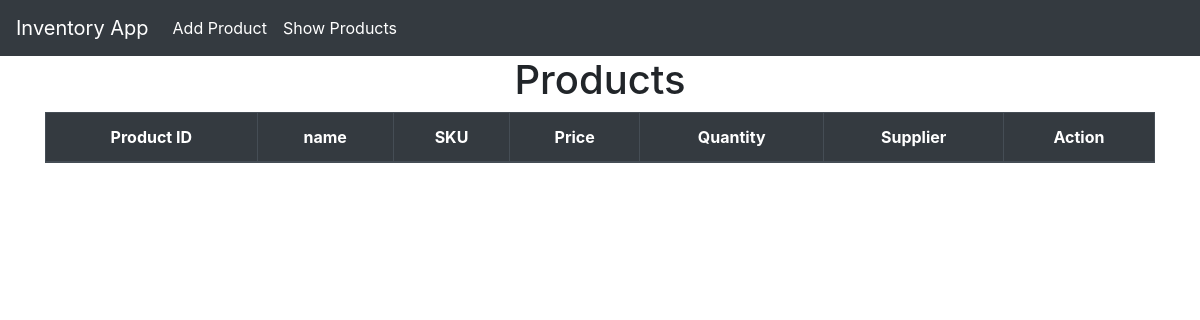
The page /list/ on the database as committed earlier.
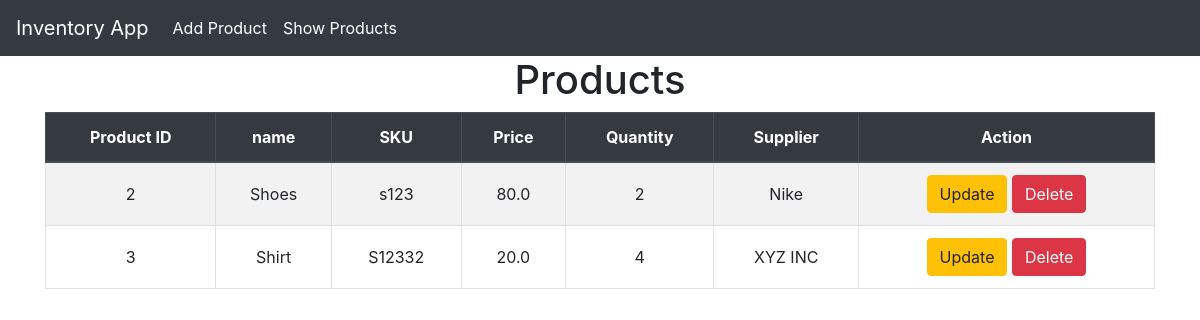
The same page on the database as committed later.
### invApp/models.py (models this page shows, shortened)
class Product(models.Model):
    product_id = models.AutoField(primary_key=True)
    name = models.CharField(max_length=100)
    sku = models.CharField(max_length=50, unique=True)
    price = models.FloatField()
    quantity = models.IntegerField()
    supplier = models.CharField(max_length=100)

### invApp/views.py (the view)
# urls.py: path('list/', views.product_list_view, name="product_list"),
def product_list_view(request):
    products = Product.objects.all()
    return render(request, 'invApp/product_list.html', {'products':products})

### invApp/templates/invApp/product_list.html (shortened to what this page needs)
{% extends "invApp/gen_layout.html" %}
{% block content %}
    <h1 class="text-center">Products</h1>
    <table class="table table-bordered table-striped text-center">
        <thead class="thead-dark">
            <tr>
                <th>Product ID</th>
                <th>name</th>
                <th>SKU</th>
                <th>Price</th>
                <th>Quantity</th>
                <th>Supplier</th>
                <th>Action</th>
            </tr>
        </thead>
        <tbody>
            {% for product in products %}
                <tr>
                    <td>{{ product.product_id }}</td>
                    <td>{{ product.name }}</td>
                    <td>{{ product.sku }}</td>
                    <td>{{ product.price }}</td>
                    <td>{{ product.quantity }}</td>
                    <td>{{ product.supplier }}</td>
                    <td>
                        <a href="{% url 'product_update' product.product_id %}"
                           class="btn btn-warning">Update</a>
                        <a href="{% url 'product_delete' product.product_id %}"
                           class="btn btn-danger">Delete</a>
                    </td>
                </tr>
            {% endfor %}
        </tbody>
    </table>
{% endblock content %}

### invApp/templates/invApp/gen_layout.html (shortened to what this page needs)
<!DOCTYPE html>
<html lang="en">
    <head>
        <link href="https://cdn.jsdelivr.net/npm/bootstrap@4.5.2/dist/css/bootstrap.min.css"
              rel="stylesheet" />
    </head>
    <body>
        <nav class="navbar navbar-expand-lg navbar-dark fixed-top">
            <a href="{% url 'home' %}" class="navbar-brand">Inventory App</a>
            <div class="collapse navbar-collapse" id="navbarNav">
                <ul class="navbar-nav">
                    <li class="nav-item">
                        <a href="{% url 'product_create' %}" class="nav-link">Add Product</a>
                    </li>
                    <li class="nav-item">
                        <a href="{% url 'product_list' %}" class="nav-link">Show Products</a>
                    </li>
                </ul>
            </div>
        </nav>
        <div class="container">
            {% block content %}
            {% endblock content %}
        </div>
    </body>
</html>

### invApp/templates/invApp/gen_layout.html (style rules this page uses)
body { padding-top: 56px; }
.navbar { background-color: #343a40; }
.navbar-brand, .nav-link { color: #fff !important; }
.table th, .table td { vertical-align: middle; }

Rows that differ between the two databases and show on the page:
added Product: product_id "2", name "Shoes", sku "s123", price "80.0", quantity "2", supplier "Nike"
added Product: product_id "3", name "Shirt", sku "S12332", price "20.0", quantity "4", supplier "XYZ INC"
